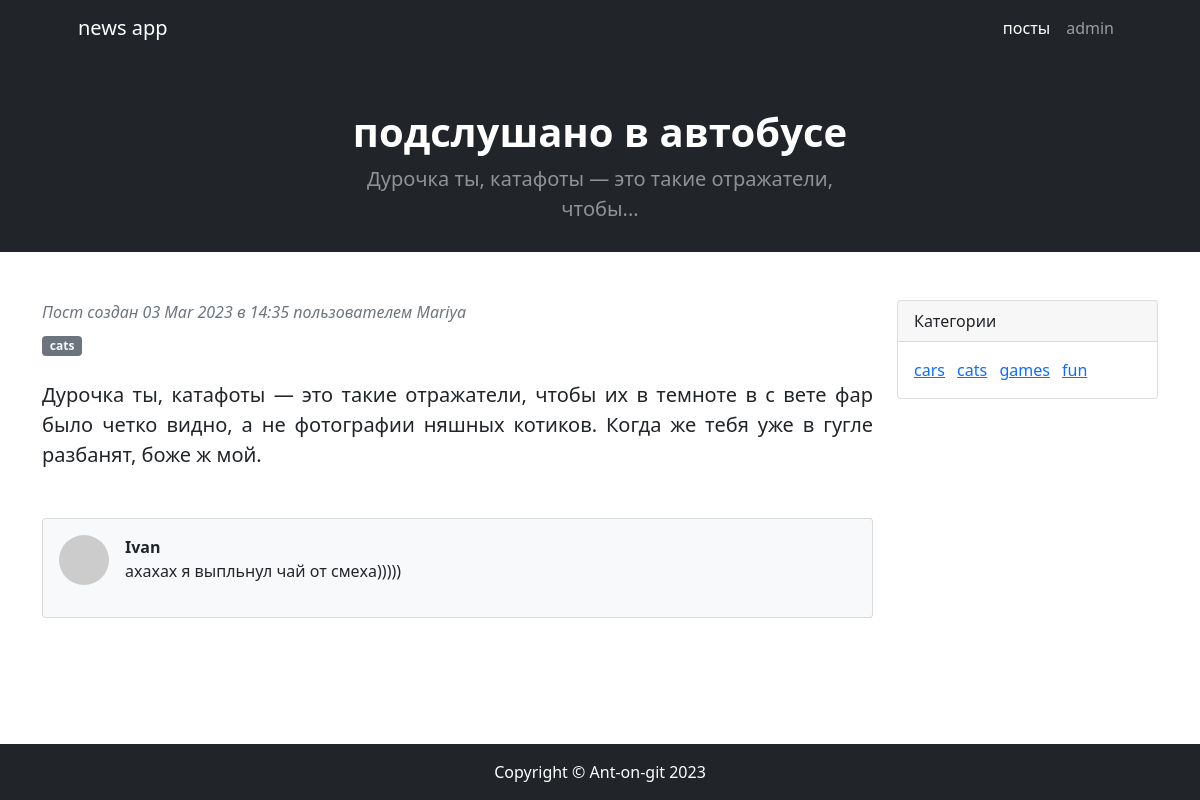
The page /news/2 on the database its author committed.
### news/models.py (models this page shows, shortened)
class Post(models.Model):
    class Types(models.TextChoices):
        article = 'статья', 'статья'
        news = 'новость', 'новость'
    type = models.CharField(max_length=7, choices=Types.choices, default=Types.article)
    datetime_create = models.DateTimeField(auto_now_add=True)
    title = models.CharField(max_length=255)
    text = models.TextField()
    rating = models.IntegerField(default=0)
    author = models.ForeignKey('Author', on_delete=models.CASCADE)
    category = models.ManyToManyField('Category', through='PostCategory')
    def preview(self):
        return self.text[:50] + '...'

class Author(models.Model):
    rating = models.IntegerField(default=0)
    user = models.OneToOneField(User, on_delete=models.CASCADE)

class Category(models.Model):
    name = models.CharField(max_length=255, unique=True)

class Comment(models.Model):
    text = models.TextField()
    datetime_create = models.DateTimeField(auto_now_add=True)
    rating = models.IntegerField(default=0)
    post = models.ForeignKey(Post, on_delete=models.CASCADE)
    user = models.ForeignKey(User, on_delete=models.CASCADE)

### news/views.py (the view)
# urls.py: path('<int:pk>', PostDetail.as_view())
class PostDetail(DetailView):
    model = Post
    template_name = 'postDetails.html'
    context_object_name = 'post'
    def get_context_data(self, **kwargs):
        context = super().get_context_data(**kwargs)
        context['comments'] = Comment.objects.filter(post=kwargs['object'])
        context['categories'] = Category.objects.all()
        return context

### news/templatetags/custom_filters.py (called while the page is built)
@register.filter(name='addSmile')
def addSmile(value, arg):
    if isinstance(value, str) and isinstance(arg, int):
        return value + ')'*arg if 'аха' in value else value
    else:
        raise ValueError(f'Нельзя умножиить {value} на {arg}')

@register.filter(name='censor')
def censor(text):
    negative_words = ['хрен', 'жопа', 'жопе']
    word_list = text.split()
    for i, word in enumerate(word_list):
        for negative in negative_words:
            if negative in word.lower():
                start_ind = word.lower().find(negative)
                end_ind = start_ind + len(negative)
                word_list[i] = word[:start_ind] + 'Х' * len(negative) + word[end_ind:]
    return ' '.join(word_list)

### templates/postDetails.html (shortened to what this page needs)
{% extends 'default.html' %}
{% load static %}
{% load custom_filters %}
{% block styles %}
    <link href="{% static 'BootstrapPost/css/styles.css' %}" rel="stylesheet" />
{% endblock styles %}
{% block page_preview %}
  <div class="text-center my-4">-->
      <h1 class="display-6 fw-bold text-white mb-2">
          {{ post.title | censor }}
      </h1>
      <p class="lead text-white-50 mb-4">
          {{ post.preview | censor }}
      </p>
  </div>
{% endblock page_preview %}
{% block content %}
        <div class="container mt-5">
            <div class="row">
                <div class="col-lg-9">
                    <article>
                        <header class="mb-4">
                            <div class="text-muted fst-italic mb-2">Пост создан {{ post.datetime_create | date:'d M Y' }} в {{ post.datetime_create | date:'H:i' }} пользователем {{ post.author.user.username }}</div>
                            {% for category in post.category.all %}
                                <a class="badge bg-secondary text-decoration-none link-light" href="#!">{{ category.name }}</a>
                            {% endfor %}
                        </header>
                        <section class="mb-5">
                            <p class="fs-5 mb-4" style="text-align: justify">{{ post.text | censor }}</p>
                        </section>
                    </article>
                    {% if comments %}
                    <section class="mb-5">
                        <div class="card bg-light">
                            <div class="card-body">
                                    {% for comment in comments %}
                                        <div class="d-flex mb-3">
                                            <div class="flex-shrink-0"><img class="rounded-circle" src="https://dummyimage.com/50x50/ced4da/6c757d.jpg" alt="..." /></div>
                                            <div class="ms-3">
                                                <div class="fw-bold">{{ comment.user.username }}</div>
                                                {{ comment.text | addSmile:5 | censor }}
                                            </div>
                                        </div>
                                    {% endfor %}
                            </div>
                        </div>
                    </section>
                    {% endif %}
                </div>
                <div class="col-lg-3">
                    <div class="card mb-4">
                        <div class="card-header">Категории</div>
                        <div class="card-body">
                            <div class="row">
                                <div class="col-sm-12">
                                    <ul class="list-inline mb-0">
                                        {% for category in categories %}
                                            <li class="list-inline-item"><a href="#!">{{ category.name }}</a></li>
                                        {% endfor %}
                                    </ul>
                                </div>
                            </div>
                        </div>
                    </div>
                </div>
            </div>
        </div>
{% endblock content %}

### templates/default.html (shortened to what this page needs)
{% load static %}
<!DOCTYPE html>
<html lang="ru">
    <head>
        <link href="https://cdn.jsdelivr.net/npm/bootstrap-icons@1.4.1/font/bootstrap-icons.css" rel="stylesheet" />
        <link href="{% static 'BootstrapPostList/css/styles.css' %}" rel="stylesheet" />
        {% block styles %}{% endblock styles %}
        <link href="{% static 'BootstrapPostList/css/myStyles.css' %}" rel="stylesheet"/>
    </head>
    <body>
        <nav class="navbar navbar-expand-lg navbar-dark bg-dark">
            <div class="container px-5">
                <a class="navbar-brand" href="#!">news app</a>
                <div class="collapse navbar-collapse" id="navbarSupportedContent">
                    <ul class="navbar-nav ms-auto mb-2 mb-lg-0">
                        <li class="nav-item"><a class="nav-link active" aria-current="page" href="/news">посты</a></li>
                        <li class="nav-item"><a class="nav-link" href="/admin/">admin</a></li>
                    </ul>
                </div>
            </div>
        </nav>
        <header class="bg-dark py-1">
            <div class="container px-5">
                <div class="row gx-5 justify-content-center">
                    <div class="col-lg-6">
                        {% block page_preview %}{% endblock page_preview %}
                    </div>
                </div>
            </div>
        </header>
        {% block content %}{% endblock content %}
        <footer class="py-3 bg-dark">
            <div class="container px-5"><p class="m-0 text-center text-white">Copyright &copy; Ant-on-git 2023</p></div>
        </footer>
    </body>
</html>

### rows shown on the page
Post: title|censor "подслушано в автобусе", preview|censor "Дурочка ты, катафоты — это такие отражатели, чтобы...", datetime_create "03 Mar 2023", datetime_create "14:35", author.user.username "Mariya", text|censor "Дурочка ты, катафоты — это такие отражатели, чтобы их в темноте в с вете фар было четко видно, а не фотографии няшных котиков. Когда же тебя уже в гугле разбанят, боже ж мой."
Category: name "cats"
Comment: user.username "Ivan", text|addSmile "ахахах я выпльнул чай от смеха)))))"
Category: name "cars"
Category: name "games"
Category: name "fun"
